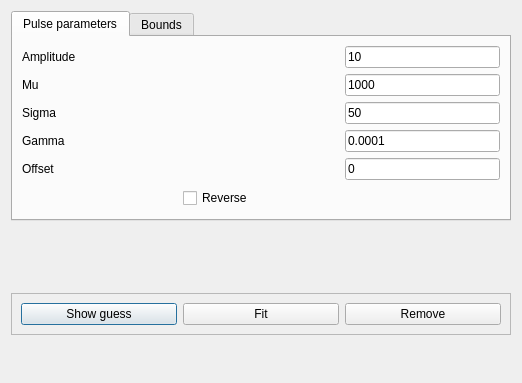
<?xml version="1.0" encoding="UTF-8"?>
<ui version="4.0">
 <class>Dialog</class>
 <widget class="QDialog" name="Dialog">
  <property name="geometry">
   <rect>
    <x>0</x>
    <y>0</y>
    <width>518</width>
    <height>383</height>
   </rect>
  </property>
  <property name="windowTitle">
   <string>Time resolution</string>
  </property>
  <layout class="QGridLayout" name="gridLayout_3">
   <item row="0" column="0">
    <widget class="QTabWidget" name="tabWidget">
     <property name="currentIndex">
      <number>0</number>
     </property>
     <widget class="QWidget" name="tabWidgetPage1">
      <attribute name="title">
       <string>Pulse parameters</string>
      </attribute>
      <layout class="QGridLayout" name="gridLayout_2" columnstretch="1,1,1" columnminimumwidth="1,1,1">
       <item row="0" column="0">
        <widget class="QLabel" name="label">
         <property name="sizePolicy">
          <sizepolicy hsizetype="Expanding" vsizetype="Preferred">
           <horstretch>0</horstretch>
           <verstretch>0</verstretch>
          </sizepolicy>
         </property>
         <property name="text">
          <string>Amplitude</string>
         </property>
        </widget>
       </item>
       <item row="1" column="1">
        <widget class="QLabel" name="mu">
         <property name="sizePolicy">
          <sizepolicy hsizetype="Expanding" vsizetype="Preferred">
           <horstretch>0</horstretch>
           <verstretch>0</verstretch>
          </sizepolicy>
         </property>
         <property name="text">
          <string/>
         </property>
        </widget>
       </item>
       <item row="1" column="0">
        <widget class="QLabel" name="label_2">
         <property name="sizePolicy">
          <sizepolicy hsizetype="Expanding" vsizetype="Preferred">
           <horstretch>0</horstretch>
           <verstretch>0</verstretch>
          </sizepolicy>
         </property>
         <property name="text">
          <string>Mu</string>
         </property>
        </widget>
       </item>
       <item row="0" column="1">
        <widget class="QLabel" name="ampl">
         <property name="sizePolicy">
          <sizepolicy hsizetype="Expanding" vsizetype="Preferred">
           <horstretch>0</horstretch>
           <verstretch>0</verstretch>
          </sizepolicy>
         </property>
         <property name="text">
          <string/>
         </property>
        </widget>
       </item>
       <item row="0" column="2">
        <widget class="QLineEdit" name="ampl_edit">
         <property name="sizePolicy">
          <sizepolicy hsizetype="Expanding" vsizetype="Fixed">
           <horstretch>0</horstretch>
           <verstretch>0</verstretch>
          </sizepolicy>
         </property>
         <property name="text">
          <string>10</string>
         </property>
        </widget>
       </item>
       <item row="1" column="2">
        <widget class="QLineEdit" name="mu_edit">
         <property name="sizePolicy">
          <sizepolicy hsizetype="Expanding" vsizetype="Fixed">
           <horstretch>0</horstretch>
           <verstretch>0</verstretch>
          </sizepolicy>
         </property>
         <property name="text">
          <string>1000</string>
         </property>
        </widget>
       </item>
       <item row="2" column="2">
        <widget class="QLineEdit" name="sigma_edit">
         <property name="sizePolicy">
          <sizepolicy hsizetype="Expanding" vsizetype="Fixed">
           <horstretch>0</horstretch>
           <verstretch>0</verstretch>
          </sizepolicy>
         </property>
         <property name="text">
          <string>50</string>
         </property>
        </widget>
       </item>
       <item row="2" column="0">
        <widget class="QLabel" name="label_3">
         <property name="sizePolicy">
          <sizepolicy hsizetype="Expanding" vsizetype="Preferred">
           <horstretch>0</horstretch>
           <verstretch>0</verstretch>
          </sizepolicy>
         </property>
         <property name="text">
          <string>Sigma</string>
         </property>
        </widget>
       </item>
       <item row="5" column="0">
        <widget class="QLabel" name="label_4">
         <property name="sizePolicy">
          <sizepolicy hsizetype="Expanding" vsizetype="Preferred">
           <horstretch>0</horstretch>
           <verstretch>0</verstretch>
          </sizepolicy>
         </property>
         <property name="text">
          <string>Offset</string>
         </property>
        </widget>
       </item>
       <item row="2" column="1">
        <widget class="QLabel" name="sigma">
         <property name="sizePolicy">
          <sizepolicy hsizetype="Expanding" vsizetype="Preferred">
           <horstretch>0</horstretch>
           <verstretch>0</verstretch>
          </sizepolicy>
         </property>
         <property name="text">
          <string/>
         </property>
        </widget>
       </item>
       <item row="5" column="1">
        <widget class="QLabel" name="offset">
         <property name="sizePolicy">
          <sizepolicy hsizetype="Expanding" vsizetype="Preferred">
           <horstretch>0</horstretch>
           <verstretch>0</verstretch>
          </sizepolicy>
         </property>
         <property name="text">
          <string/>
         </property>
        </widget>
       </item>
       <item row="6" column="0">
        <spacer name="verticalSpacer">
         <property name="orientation">
          <enum>Qt::Vertical</enum>
         </property>
         <property name="sizeHint" stdset="0">
          <size>
           <width>20</width>
           <height>40</height>
          </size>
         </property>
        </spacer>
       </item>
       <item row="5" column="2">
        <widget class="QLineEdit" name="offset_edit">
         <property name="sizePolicy">
          <sizepolicy hsizetype="Expanding" vsizetype="Fixed">
           <horstretch>0</horstretch>
           <verstretch>0</verstretch>
          </sizepolicy>
         </property>
         <property name="text">
          <string>0</string>
         </property>
        </widget>
       </item>
       <item row="4" column="0">
        <widget class="QLabel" name="label_5">
         <property name="text">
          <string>Gamma</string>
         </property>
        </widget>
       </item>
       <item row="4" column="1">
        <widget class="QLabel" name="gamma">
         <property name="text">
          <string/>
         </property>
        </widget>
       </item>
       <item row="4" column="2">
        <widget class="QLineEdit" name="gamma_edit">
         <property name="text">
          <string>0.0001</string>
         </property>
        </widget>
       </item>
       <item row="6" column="1">
        <widget class="QCheckBox" name="reverse_chkbx">
         <property name="text">
          <string>Reverse</string>
         </property>
        </widget>
       </item>
      </layout>
     </widget>
     <widget class="QWidget" name="tab">
      <attribute name="title">
       <string>Bounds</string>
      </attribute>
      <layout class="QGridLayout" name="gridLayout_4" columnstretch="1,1,1" columnminimumwidth="1,1,1">
       <item row="1" column="1">
        <widget class="QLineEdit" name="mu_low_edit">
         <property name="text">
          <string>0</string>
         </property>
        </widget>
       </item>
       <item row="4" column="0">
        <widget class="QLabel" name="label_14">
         <property name="text">
          <string>Offset</string>
         </property>
        </widget>
       </item>
       <item row="0" column="2">
        <widget class="QLineEdit" name="ampl_high_edit">
         <property name="text">
          <string>1e10</string>
         </property>
        </widget>
       </item>
       <item row="0" column="1">
        <widget class="QLineEdit" name="ampl_low_edit">
         <property name="text">
          <string>0</string>
         </property>
        </widget>
       </item>
       <item row="0" column="0">
        <widget class="QLabel" name="label_11">
         <property name="text">
          <string>Amplitude</string>
         </property>
        </widget>
       </item>
       <item row="2" column="1">
        <widget class="QLineEdit" name="sigma_low_edit">
         <property name="text">
          <string>0</string>
         </property>
        </widget>
       </item>
       <item row="4" column="1">
        <widget class="QLineEdit" name="offset_low_edit">
         <property name="text">
          <string>-1e10</string>
         </property>
        </widget>
       </item>
       <item row="1" column="0">
        <widget class="QLabel" name="label_12">
         <property name="text">
          <string>Mu</string>
         </property>
        </widget>
       </item>
       <item row="2" column="0">
        <widget class="QLabel" name="label_13">
         <property name="text">
          <string>Sigma</string>
         </property>
        </widget>
       </item>
       <item row="2" column="2">
        <widget class="QLineEdit" name="sigma_high_edit">
         <property name="text">
          <string>1e10</string>
         </property>
        </widget>
       </item>
       <item row="4" column="2">
        <widget class="QLineEdit" name="offset_high_edit">
         <property name="text">
          <string>1e10</string>
         </property>
        </widget>
       </item>
       <item row="5" column="0">
        <spacer name="verticalSpacer_3">
         <property name="orientation">
          <enum>Qt::Vertical</enum>
         </property>
         <property name="sizeHint" stdset="0">
          <size>
           <width>20</width>
           <height>40</height>
          </size>
         </property>
        </spacer>
       </item>
       <item row="1" column="2">
        <widget class="QLineEdit" name="mu_high_edit">
         <property name="text">
          <string>1e10</string>
         </property>
        </widget>
       </item>
       <item row="3" column="0">
        <widget class="QLabel" name="label_7">
         <property name="text">
          <string>Gamma</string>
         </property>
        </widget>
       </item>
       <item row="3" column="1">
        <widget class="QLineEdit" name="gamma_low_edit">
         <property name="text">
          <string>0</string>
         </property>
        </widget>
       </item>
       <item row="3" column="2">
        <widget class="QLineEdit" name="gamma_high_edit">
         <property name="text">
          <string>1e10</string>
         </property>
        </widget>
       </item>
      </layout>
     </widget>
    </widget>
   </item>
   <item row="3" column="0">
    <widget class="QLabel" name="label_10">
     <property name="font">
      <font>
       <pointsize>20</pointsize>
       <weight>75</weight>
       <bold>true</bold>
      </font>
     </property>
     <property name="styleSheet">
      <string notr="true">color: rgb(255, 0, 0);</string>
     </property>
     <property name="text">
      <string/>
     </property>
    </widget>
   </item>
   <item row="1" column="0">
    <widget class="QLabel" name="label_8">
     <property name="sizePolicy">
      <sizepolicy hsizetype="Fixed" vsizetype="Fixed">
       <horstretch>0</horstretch>
       <verstretch>0</verstretch>
      </sizepolicy>
     </property>
     <property name="minimumSize">
      <size>
       <width>500</width>
       <height>60</height>
      </size>
     </property>
     <property name="maximumSize">
      <size>
       <width>220</width>
       <height>60</height>
      </size>
     </property>
     <property name="text">
      <string/>
     </property>
     <property name="pixmap">
      <pixmap>convolution.png</pixmap>
     </property>
     <property name="scaledContents">
      <bool>true</bool>
     </property>
    </widget>
   </item>
   <item row="2" column="0">
    <widget class="QFrame" name="frame">
     <property name="frameShape">
      <enum>QFrame::StyledPanel</enum>
     </property>
     <property name="frameShadow">
      <enum>QFrame::Raised</enum>
     </property>
     <layout class="QHBoxLayout" name="horizontalLayout">
      <item>
       <widget class="QPushButton" name="pushButton">
        <property name="text">
         <string>Show guess</string>
        </property>
       </widget>
      </item>
      <item>
       <widget class="QPushButton" name="pushButton_2">
        <property name="text">
         <string>Fit</string>
        </property>
       </widget>
      </item>
      <item>
       <widget class="QPushButton" name="pushButton_3">
        <property name="text">
         <string>Remove</string>
        </property>
       </widget>
      </item>
     </layout>
    </widget>
   </item>
  </layout>
 </widget>
 <resources/>
 <connections/>
</ui>
